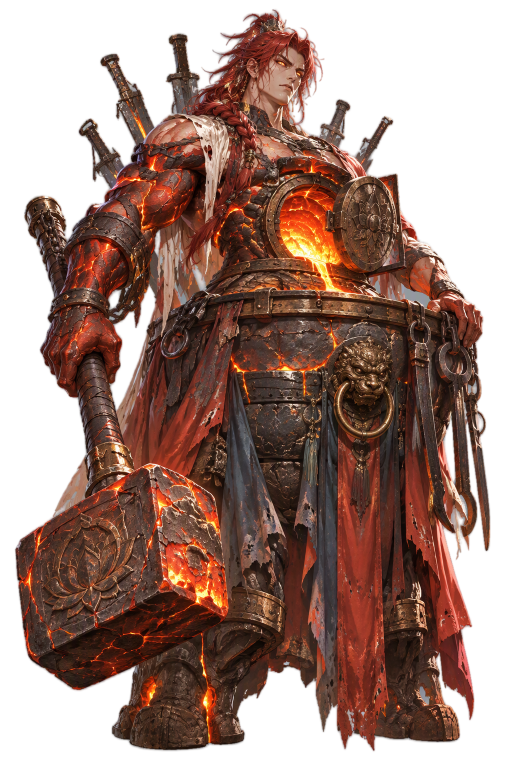
#> input picture web/art/bosses/boss-cc-zhu.png, 1011 x 1533 px, given in place of 全身立绘.png, which was not available (shown at 1/2 size)
$ python pilot-sheet.py
#> lines starting #> are read from the running program, lines starting #| are printed output that depends on the picture
#!/usr/bin/env python3
"""样板对比页：原作全身立绘 / 新出的抠图立绘 / 抠底后贴深色场景 / 发丝边缘 1:1 放大。
只用于人工验收，产物写到 testsheet.html，用 present_visualization 给用户看。"""
import base64
import glob
import io
import json
import os
import sys

import numpy as np
from PIL import Image

ROOT = os.path.dirname(os.path.dirname(os.path.abspath(__file__)))
PILOTS = [("虞清都", "ur-zf-01"), ("小满", "n-gh-01"), ("涂山月见", "ur-yx-01")]


def b64(im, fmt="JPEG", quality=66, maxw=330):
    im = im.copy()
    if maxw and im.width > maxw:
        im.thumbnail((maxw, 4000), Image.LANCZOS)
    buf = io.BytesIO()
    if fmt == "JPEG":
        im.convert("RGB").save(buf, fmt, quality=quality)
        mime = "image/jpeg"
    else:
        im.save(buf, fmt)
        mime = "image/png"
    return f"data:{mime};base64," + base64.b64encode(buf.getvalue()).decode()


def card(name, chid):
#> called with name = '虞清都', chid = 'ur-zf-01'
    folder = f"content/art/{name}-{chid}"
    orig = Image.open(os.path.join(ROOT, folder, "全身立绘.png")).convert("RGB")
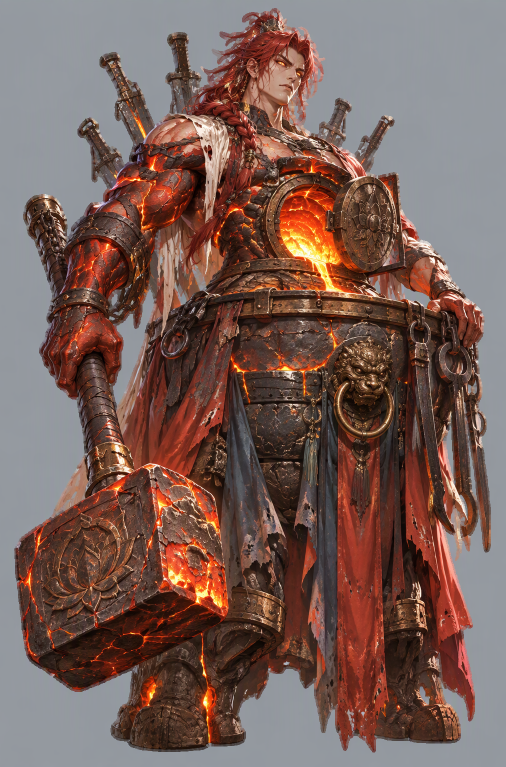
#> orig: PIL image 1011x1533 RGB (shown at 1/2 size); mean R, G, B 120.5, 94, 86.8
    fs = sorted(glob.glob(os.path.join(ROOT, "vibe_images", f"{name}-抠图立绘_*.png")), key=os.path.getmtime)
#> (the run stopped early here; a loop or call above may not have finished)

$ run again, on web/art/ui/starter-gift.png
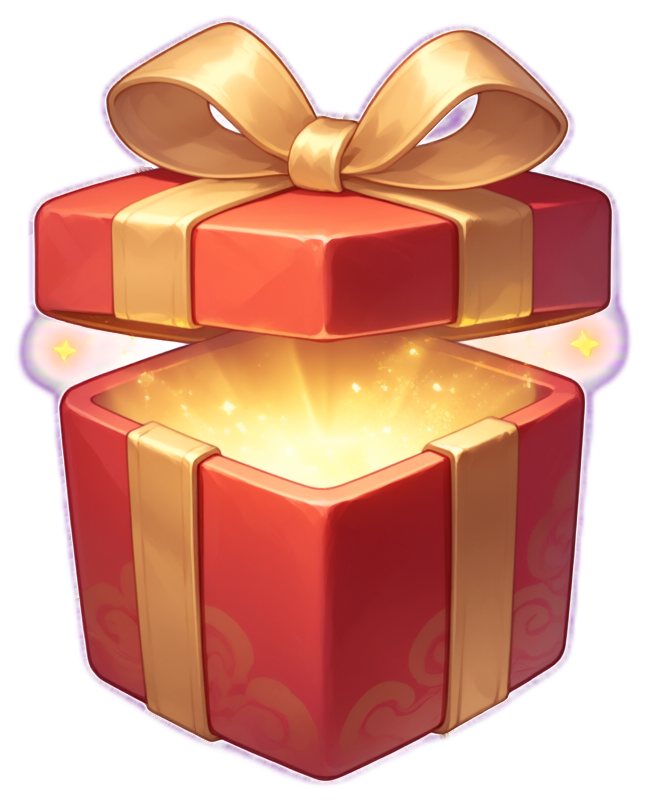
#> input picture web/art/ui/starter-gift.png, 648 x 803 px, given in place of 全身立绘.png, which was not available
#> in card, `orig = Image.open(os.path.join(ROOT, folder, "全身立绘.png")).convert("RGB")`:
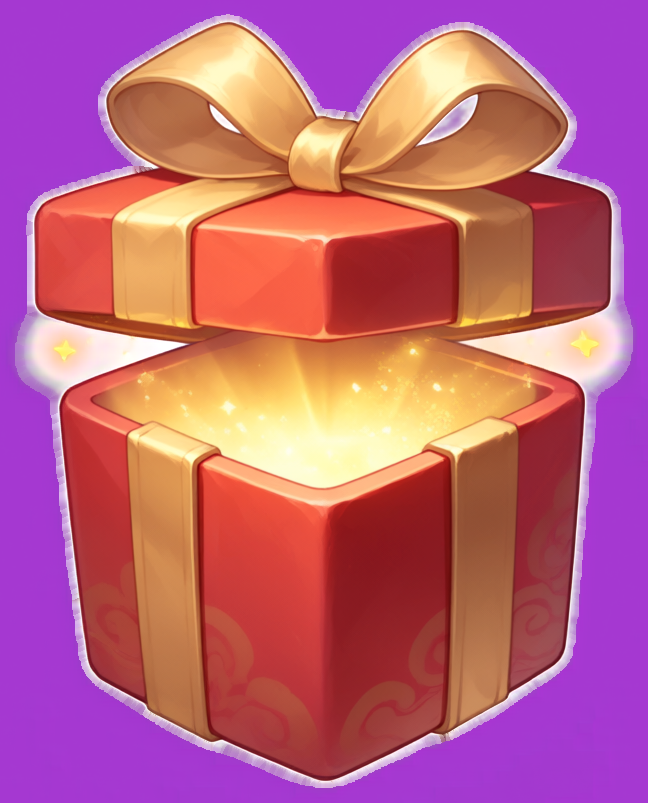
#> orig: PIL image 648x803 RGB; mean R, G, B 188.9, 97.7, 125.6
